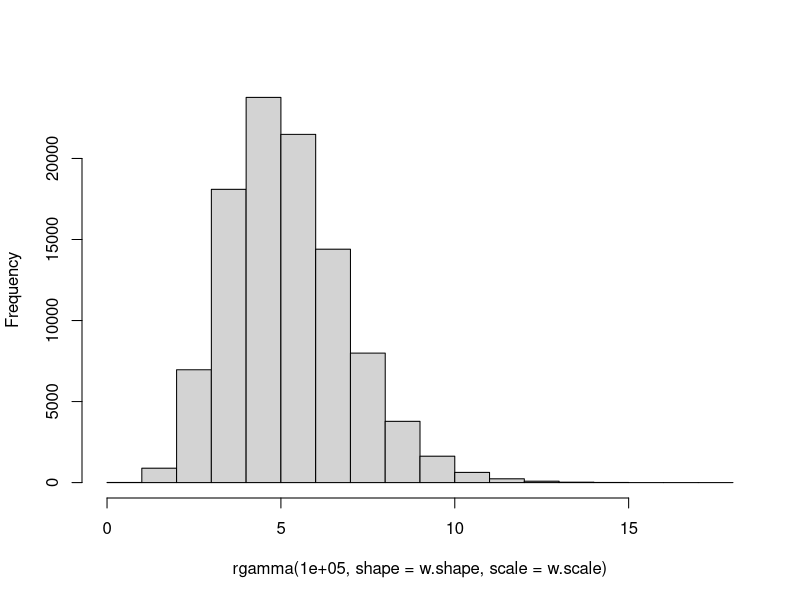
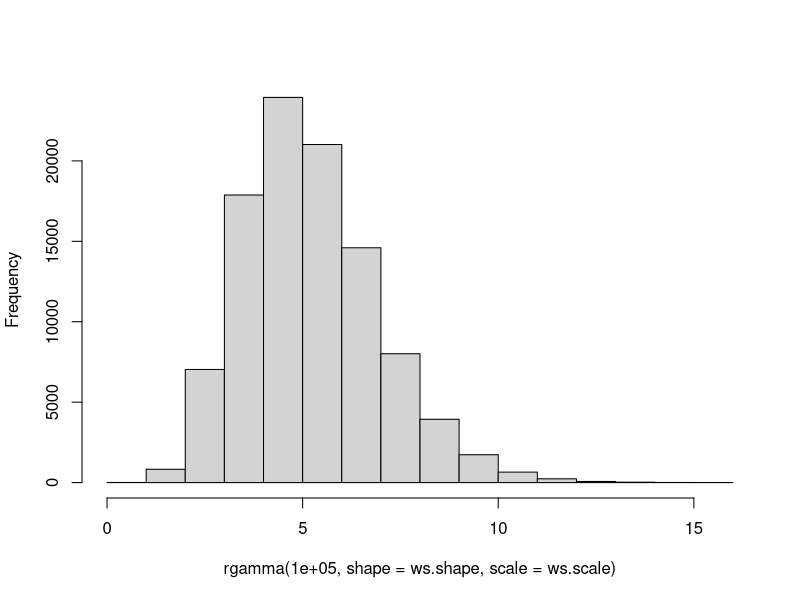

Here is the R script that generated these plots, in order: (Note: this script raises an error after producing the figures.)
#TransPhylo

#Specify generation time and sampling time to use
#Use shape and scale of a gamma distribution
#shape = mean^2/sd^2, scale = sd^2/mean

#4 scenarios considered

#Scenario 1: mean = 5.2 days, standard deviation = 1.72
w.shape=(5.2^2)/(1.72^2)
w.scale=(1.72^2)/5.2
ws.shape=(5.2^2)/(1.72^2)
ws.scale=(1.72^2)/5.2

#view distribution
hist(rgamma(100000, shape=w.shape, scale=w.scale), main=NULL)
hist(rgamma(100000, shape=ws.shape, scale=ws.scale), main=NULL)

#Scenario 2:
mult=2 #explore multiples of default mean and standard deviation generation time, specified in mult

w.shape=((mult*5.2)^2)/((1.72)^2)
w.scale=((1.72)^2)/(mult*5.2)
ws.shape=((mult*5.2)^2)/((1.72)^2)
ws.scale=((1.72)^2)/(mult*5.2)

#Scneario 3:
mult=3

w.shape=((mult*5.2)^2)/((1.72)^2)
w.scale=((1.72)^2)/(mult*5.2)
ws.shape=((mult*5.2)^2)/((1.72)^2)
ws.scale=((1.72)^2)/(mult*5.2)

#Scenario 4: possible extended sampling time in deer 
w.shape=(5.2^2)/(1.72^2)
w.scale=(1.72^2)/5.2
ws.shape=(20^2)/(20^2) #standard deviation for sampling time extended to allow for variance in deer
ws.scale=(20^2)/20

#Specify mcmc iterations to run
mcmc_itr<-500000

# set the time observation stopped dateT. 
# Here set to a a little after the last sampling date to avoid lots of unsampled cases towards the tips
# by adding the length of a mean generation time
dateT=length_time + 5.2

#Run TransPhylo MCMC

res<-inferTTree(ptree,mcmcIterations=mcmc_itr,w.shape=w.shape,w.scale=w.scale,
                ws.shape=ws.shape,ws.scale=ws.scale, 
                dateT=dateT, 
                thinning=5) #sample every 5 iterations for manageable output

#Plot MCMC traces
plotTraces(res, burnin = 0, extend = F)

#calculate EES for each parameter, should be at least 100
#at default setting, TransPhylo does not estimate the parameter off.p --> ESS 0.
mcmc<-convertToCoda(res, burnin=0.25)
effectiveSize(mcmc)

#remove burn-in from MCMC output
res_red<-burnin(record=res, burnin=0.25)

#summary of res output after removing burn-in
res_red_sum<-data.frame(as.mcmc.resTransPhylo(res_red, burnin = 0)) %>% 
  summarise_at(vars(pi:off.p), list(mean,min, max)) %>% 
  pivot_longer(cols=everything(), names_to = c("variable", ".value"), names_pattern = "([^_]+)_(.*)") %>% 
  rename(mean="fn1", min="fn2", max="fn3")

#Plot MCMC traces after removing burn-in
plotTraces(res_red, extend = F)

#calculate EES for each parameter after removing burn-in
mcmc<-convertToCoda(res_red, burnin=0)
effectiveSize(mcmc)

